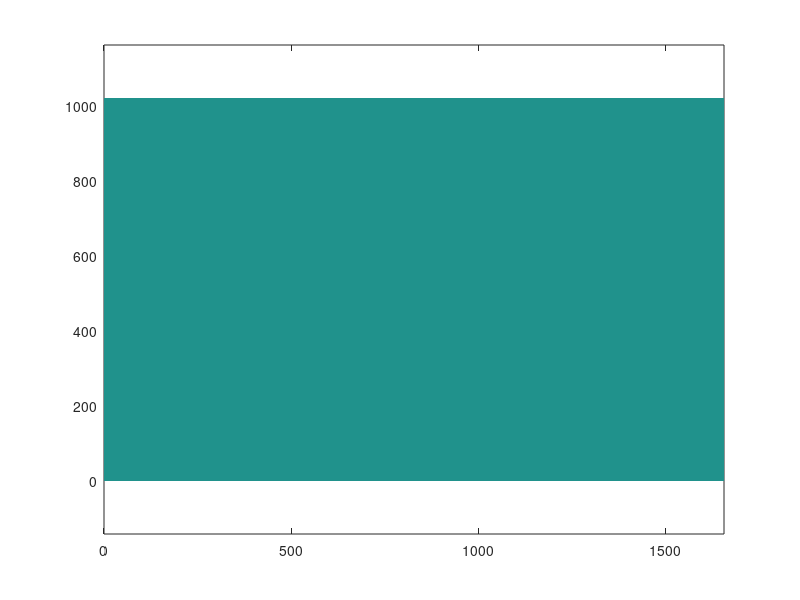

Here is the MATLAB script that generated this plot: (Note: this script raises an error after producing the figure.)
% constants.m %
% http://mt.seas.upenn.edu/Stuff/e/main.pdf %
% Wang, Jin, Khachaturyan, J. Appl. Phys. 92 (2002) 1351 %

clear;
global H0 volume0 mesh voxel0 S X0 K KS KK EpsAvg X
global hole
global Mu Nu Lambda DLambda DMu
global Sigma 
global Eps Eps0
global muo nuo lambdao alphao betao Epso
clear;

% Vitreloy1: Zr: 41.2 Be: 22.5 Ti: 13.8 Cu: 12.5 Ni: 10 in GPa %
E = 92.1;
nu = 0.387;

% Vitreloy105: Zr: 52.5 Ti: 5 Cu: 17.9 Ni: 14.6 Al:10 in GPa %
% Applied Physics Letters 81 (2002) 4739 %
E = 88.6;
nu = 0.371;

% for 2D %
nu = nu*2;
% 2D isotropic medium - not 3D %
mu = E/(2+2*nu);
lambda = E*nu/(1-nu^2);
alpha = (1+nu)/2;
beta  = nu;

mesh = [1024 512];
% mesh = [128 64]; %
% mesh = [64 32]; %

VOXEL_HEIGHT_IN_NM = 2;
% supercell: in nm %
H0 = [(1+sqrt(5))/2 0 
      0 1] * mesh(2) * VOXEL_HEIGHT_IN_NM;
G0 = 2*pi*inv(H0)';

volume0 = abs(det(H0));
voxel0 = volume0;
for i = 1 : length(mesh)
  s{i} = 0 : 1/mesh(i) : 1-1/mesh(i)/2;
  voxel0 = voxel0 / mesh(i);
end;

[S{1},S{2}] = meshgrid(s{1},s{2});
X0{1} = S{1} * H0(1,1) + S{2} * H0(2,1);
X0{2} = S{1} * H0(1,2) + S{2} * H0(2,2);
K{1}  = (S{1}-round(S{1}))*mesh(1)*G0(1,1)+(S{2}-round(S{2}))*mesh(2)*G0(2,1);
K{2}  = (S{1}-round(S{1}))*mesh(1)*G0(1,2)+(S{2}-round(S{2}))*mesh(2)*G0(2,2);
K{3}  = sqrt(K{1}.^2 + K{2}.^2);
% maxK = max(max(K{3})) * 0.5; %
maxK = max(max(K{3}));
KS = (K{3} <= maxK);
K{3}(1,1) = 1;
K{1}  = K{1} ./ K{3};
K{1}(1,1) = 0;
K{2}  = K{2} ./ K{3};
K{2}(1,1) = 0;
% Voight: xx yy xy %
KK{1} = K{1} .* K{1};
KK{2} = K{2} .* K{2};
KK{3} = K{1} .* K{2};

hole = [
%     0.5 0.5   0.5 0.1  0.1 %
%     0.5 0.5   0.5 0.05  0.001 %
%     0.5 0.5   0.5 0.04  0.001 %
%     0.41 0.41 0.5 0.1  0.1 %
       ];

Nu = ones(mesh(2),mesh(1)) * nu;
Mu = ones(mesh(2),mesh(1)) * mu;
for n = 1 : size(hole,1),
  DS = S{1} - hole(n,1);
  DS1 = DS - round(DS);
  DS = S{2} - hole(n,2);
  DS2 = DS - round(DS);
  DX1 = DS1 * H0(1,1) + DS2 * H0(2,1);
  DX2 = DS1 * H0(1,2) + DS2 * H0(2,2);
  DR2 = DX1.^2 + DX2.^2;
  factor1to0 = 0.5 + tanh((DR2/hole(n,4)^2-1)/hole(n,5))/2;
  Mu = Mu .* factor1to0;
end;

figure(1); clf;
pcolor(X0{1}, X0{2}, Mu); shading flat; axis equal;
% 2D isotropic medium - not 3D %
Lambda = 2*Nu./(1-Nu) .* Mu;

muo = mu;
nuo = nu;
lambdao = lambda;
alphao = alpha;
betao = beta;
DLambda = lambdao - Lambda;
DMu     = muo     - Mu;

Eps0{1} = X0{1}*0;
Eps0{2} = X0{1}*0;
Eps0{3} = X0{1}*0;

EPSo = Eps0;
Eps = Eps0;
Epso = Eps0;


units;
T = 300;
kT = T * BOLZ * J_IN_EV;
trialfreq = voxel0 * 1e13;
Q0amp = 5;               % eV
OmegaF = voxel0 / 10;    % Magnitude of transformation volume

% strainrate = 10^2; %
% strainrate = 1; %
% strainrate = 1e-2; %
strainrate = 1e-4;
% strainrate = 1e-6; %
% strainrate = 1e-8; %
% 1/s %
